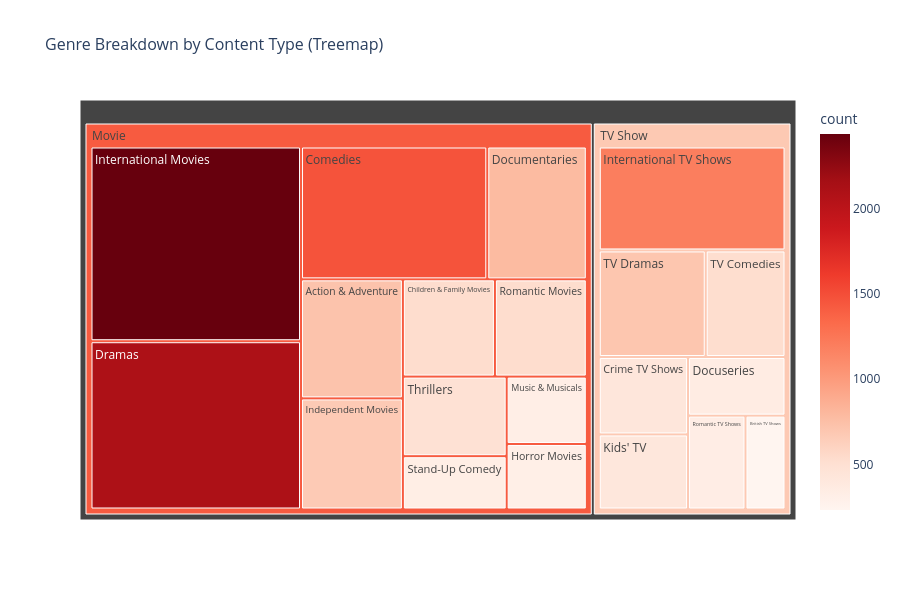

Notebook code cell kept with this figure:
### Code cell
# Bonus: interactive treemap of genre x type
treemap_df = genre_type[genre_type['listed_in'].isin(genres.value_counts().head(20).index)]
treemap_counts = treemap_df.groupby(['type','listed_in']).size().reset_index(name='count')

fig2 = px.treemap(treemap_counts, path=['type','listed_in'], values='count',
                   color='count', color_continuous_scale='Reds',
                   title='Genre Breakdown by Content Type (Treemap)')
fig2.update_layout(height=600, title_font_size=16)
fig2.show()

### Figure 1 — Plotly figure (JSON) as saved in the notebook; plotly's stock layout.template omitted (floating-point values rounded to 4 significant figures)
{"data": [{"branchvalues": "total", "customdata": [[721], [232], [532], [1471], [427], [786], [353], [2106], [312], [673], [2437], [1199], [414], [321], [531], [333], [329], [525], [704], [491], [1423.0], [681.1]], "domain": {"x": [0, 1], "y": [0, 1]}, "hovertemplate": "labels=%{label}<br>count_sum=%{value}<br>parent=%{parent}<br>id=%{id}<br>count=%{color}<extra></extra>", "ids": ["Movie/Action & Adventure", "TV Show/British TV Shows", "Movie/Children & Family Movies", "Movie/Comedies", "TV Show/Crime TV Shows", "Movie/Documentaries", "TV Show/Docuseries", "Movie/Dramas", "Movie/Horror Movies", "Movie/Independent Movies", "Movie/International Movies", "TV Show/International TV Shows", "TV Show/Kids' TV", "Movie/Music & Musicals", "Movie/Romantic Movies", "TV Show/Romantic TV Shows", "Movie/Stand-Up Comedy", "TV Show/TV Comedies", "TV Show/TV Dramas", "Movie/Thrillers", "Movie", "TV Show"], "labels": ["Action & Adventure", "British TV Shows", "Children & Family Movies", "Comedies", "Crime TV Shows", "Documentaries", "Docuseries", "Dramas", "Horror Movies", "Independent Movies", "International Movies", "International TV Shows", "Kids' TV", "Music & Musicals", "Romantic Movies", "Romantic TV Shows", "Stand-Up Comedy", "TV Comedies", "TV Dramas", "Thrillers", "Movie", "TV Show"], "marker": {"coloraxis": "coloraxis", "colors": [721, 232, 532, 1471, 427, 786, 353, 2106, 312, 673, 2437, 1199, 414, 321, 531, 333, 329, 525, 704, 491, 1423.0, 681.1]}, "name": "", "parents": ["Movie", "TV Show", "Movie", "Movie", "TV Show", "Movie", "TV Show", "Movie", "Movie", "Movie", "Movie", "TV Show", "TV Show", "Movie", "Movie", "TV Show", "Movie", "TV Show", "TV Show", "Movie", "", ""], "type": "treemap", "values": [721, 232, 532, 1471, 427, 786, 353, 2106, 312, 673, 2437, 1199, 414, 321, 531, 333, 329, 525, 704, 491, 10710, 4187]}], "layout": {"coloraxis": {"colorbar": {"title": {"text": "count"}}, "colorscale": [[0, "rgb(255,245,240)"], [0.125, "rgb(254,224,210)"], [0.25, "rgb(252,187,161)"], [0.375, "rgb(252,146,114)"], [0.5, "rgb(251,106,74)"], [0.625, "rgb(239,59,44)"], [0.75, "rgb(203,24,29)"], [0.875, "rgb(165,15,21)"], [1, "rgb(103,0,13)"]]}, "height": 600, "legend": {"tracegroupgap": 0}, "title": {"font": {"size": 16}, "text": "Genre Breakdown by Content Type (Treemap)"}}}
